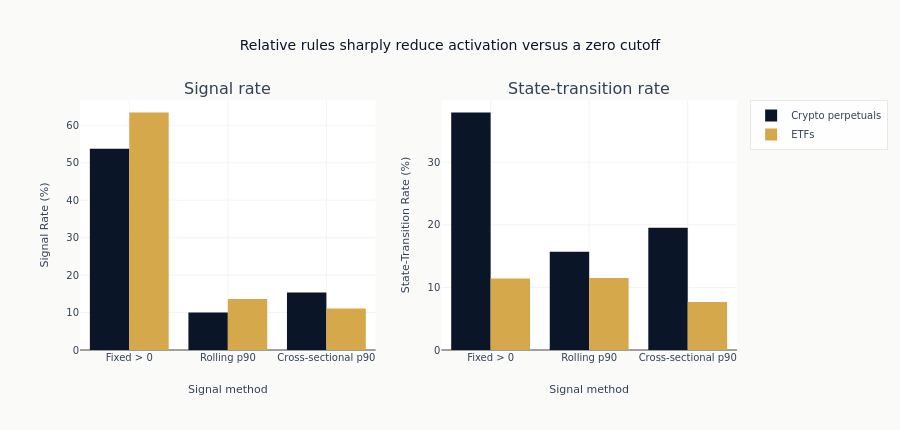

Write notebook code for a chart like this one.
### Markdown cell above
The ordered plotting view keeps each method aligned across the two panels.

### Code cell
fig = make_subplots(rows=1, cols=2, subplot_titles=["Signal rate", "State-transition rate"])

for case_study in CASE_STUDIES:
    data = operating_plot_data[case_study]
    fig.add_trace(
        go.Bar(
            x=method_labels,
            y=(data["signal_rate"] * 100).to_list(),
            name=str(CASE_STUDIES[case_study]["display"]),
            marker_color=CASE_STUDY_COLORS[case_study],
        ),
        row=1,
        col=1,
    )
    fig.add_trace(
        go.Bar(
            x=method_labels,
            y=(data["transition_rate"] * 100).to_list(),
            name=str(CASE_STUDIES[case_study]["display"]),
            marker_color=CASE_STUDY_COLORS[case_study],
            showlegend=False,
        ),
        row=1,
        col=2,
    )
fig.update_layout(
    title="Relative rules sharply reduce activation versus a zero cutoff",
    barmode="group",
    height=430,
    margin=dict(t=100, r=140),
    legend=dict(x=1.02, y=1.0, xanchor="left", yanchor="top"),
)
fig.update_xaxes(title_text="Signal method", row=1, col=1)
fig.update_xaxes(title_text="Signal method", row=1, col=2)
fig.update_yaxes(title_text="Signal Rate (%)", row=1, col=1)
fig.update_yaxes(title_text="State-Transition Rate (%)", row=1, col=2)
fig.show()

### Figure 1 — Plotly figure (JSON) as saved in the notebook; plotly's stock layout.template omitted (floating-point values rounded to 4 significant figures)
{"data": [{"marker": {"color": "#0a1628"}, "name": "Crypto perpetuals", "type": "bar", "x": ["Fixed > 0", "Rolling p90", "Cross-sectional p90"], "xaxis": "x", "y": [53.73, 9.999, 15.37], "yaxis": "y"}, {"marker": {"color": "#0a1628"}, "name": "Crypto perpetuals", "showlegend": false, "type": "bar", "x": ["Fixed > 0", "Rolling p90", "Cross-sectional p90"], "xaxis": "x2", "y": [37.94, 15.68, 19.53], "yaxis": "y2"}, {"marker": {"color": "#D4A84B"}, "name": "ETFs", "type": "bar", "x": ["Fixed > 0", "Rolling p90", "Cross-sectional p90"], "xaxis": "x", "y": [63.42, 13.61, 11.11], "yaxis": "y"}, {"marker": {"color": "#D4A84B"}, "name": "ETFs", "showlegend": false, "type": "bar", "x": ["Fixed > 0", "Rolling p90", "Cross-sectional p90"], "xaxis": "x2", "y": [11.4, 11.49, 7.671], "yaxis": "y2"}], "layout": {"annotations": [{"font": {"size": 16}, "showarrow": false, "text": "Signal rate", "x": 0.225, "xanchor": "center", "xref": "paper", "y": 1.0, "yanchor": "bottom", "yref": "paper"}, {"font": {"size": 16}, "showarrow": false, "text": "State-transition rate", "x": 0.775, "xanchor": "center", "xref": "paper", "y": 1.0, "yanchor": "bottom", "yref": "paper"}], "barmode": "group", "height": 430, "legend": {"x": 1.02, "xanchor": "left", "y": 1.0, "yanchor": "top"}, "margin": {"r": 140, "t": 100}, "title": {"text": "Relative rules sharply reduce activation versus a zero cutoff"}, "xaxis": {"anchor": "y", "domain": [0.0, 0.45], "title": {"text": "Signal method"}}, "xaxis2": {"anchor": "y2", "domain": [0.55, 1.0], "title": {"text": "Signal method"}}, "yaxis": {"anchor": "x", "domain": [0.0, 1.0], "title": {"text": "Signal Rate (%)"}}, "yaxis2": {"anchor": "x2", "domain": [0.0, 1.0], "title": {"text": "State-Transition Rate (%)"}}}}
